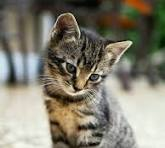
#> input picture image.jpeg, 165 x 148 px
$ jupyter execute 16.ipynb
#> lines starting #> are read from the running program, lines starting #| are printed output that depends on the picture
[cell 1]
import cv2
import numpy as np
import matplotlib.pyplot as plt

# Read image in grayscale
image = cv2.imread("image.jpeg", cv2.IMREAD_GRAYSCALE)
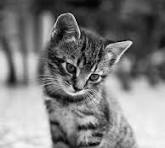
#> image: shape (148, 165); min 0, max 252, mean 126.1

# Image size
M, N = image.shape
#> M = 148; N = 165

[cell 2]
# ==========================================
# Fourier Transform
# ==========================================

F = np.fft.fft2(image)
F_shift = np.fft.fftshift(F)

[cell 3]
# ==========================================
# Create Distance Matrix
# ==========================================

u = np.arange(M)
#> u = 148 values from 0 to 147
v = np.arange(N)
#> v = 165 values from 0 to 164

U, V = np.meshgrid(v, u)

D = np.sqrt((U - N / 2) ** 2 + (V - M / 2) ** 2)

# Cutoff frequency
D0 = 50

# Butterworth order
n = 2

[cell 4]
# ==========================================
# 1. Ideal Low-Pass Filter
# ==========================================

ILPF = np.zeros((M, N))

ILPF[D <= D0] = 1


# ==========================================
# 2. Ideal High-Pass Filter
# ==========================================

IHPF = np.ones((M, N))

IHPF[D <= D0] = 0


# ==========================================
# 3. Butterworth Low-Pass Filter
# ==========================================

BLPF = 1 / (1 + (D / D0) ** (2 * n))


# ==========================================
# 4. Butterworth High-Pass Filter
# ==========================================

BHPF = 1 - BLPF


# ==========================================
# 5. Gaussian Low-Pass Filter
# ==========================================

GLPF = np.exp(-(D ** 2) / (2 * (D0 ** 2)))


# ==========================================
# 6. Gaussian High-Pass Filter
# ==========================================

GHPF = 1 - GLPF

[cell 5]
# ==========================================
# Function to Apply Filter
# ==========================================

def apply_filter(F_shift, filter_mask):

    filtered = F_shift * filter_mask

    # Shift frequency back
    filtered = np.fft.ifftshift(filtered)

    # Inverse Fourier Transform
    result = np.fft.ifft2(filtered)

    # Take magnitude
    result = np.abs(result)
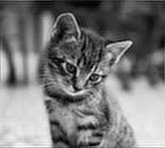
#> result: shape (148, 165) float64; min 0.305, max 262.8, mean 126.1; drawn with min black and max white

    # Normalize to 0-255
    result = cv2.normalize(
        result,
        None,
        0,
        255,
        cv2.NORM_MINMAX
    )

    return result.astype(np.uint8)

[cell 6]
# ==========================================
# Apply Low-Pass Filters
# ==========================================

ideal_low = apply_filter(F_shift, ILPF)
butterworth_low = apply_filter(F_shift, BLPF)
gaussian_low = apply_filter(F_shift, GLPF)


# ==========================================
# Apply High-Pass Filters
# ==========================================

ideal_high = apply_filter(F_shift, IHPF)
#> in apply_filter (call 4), `result = np.abs(result)`:
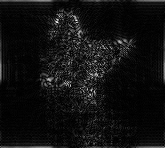
#> result: shape (148, 165) float64; min 0.0169, max 64.04, mean 4.3; drawn with min black and max white
butterworth_high = apply_filter(F_shift, BHPF)
#> in apply_filter (call 5), `result = np.abs(result)`:
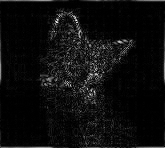
#> result: shape (148, 165) float64; min 7.52e-05, max 54.97, mean 2.9; drawn with min black and max white
gaussian_high = apply_filter(F_shift, GHPF)

[cell 7]
# ==========================================
# Display Low-Pass Results
# ==========================================

plt.figure(figsize=(12, 8))

plt.subplot(2, 2, 1)
plt.imshow(image, cmap="gray")
plt.title("Original Image")
plt.axis("off")

plt.subplot(2, 2, 2)
plt.imshow(ideal_low, cmap="gray")
plt.title("Ideal Low-Pass")
plt.axis("off")

plt.subplot(2, 2, 3)
plt.imshow(butterworth_low, cmap="gray")
plt.title("Butterworth Low-Pass")
plt.axis("off")

plt.subplot(2, 2, 4)
plt.imshow(gaussian_low, cmap="gray")
plt.title("Gaussian Low-Pass")
plt.axis("off")

plt.tight_layout()
plt.show()

[cell 8]
# ==========================================
# Display High-Pass Results
# ==========================================

plt.figure(figsize=(12, 8))

plt.subplot(2, 2, 1)
plt.imshow(image, cmap="gray")
plt.title("Original Image")
plt.axis("off")

plt.subplot(2, 2, 2)
plt.imshow(ideal_high, cmap="gray")
plt.title("Ideal High-Pass")
plt.axis("off")

plt.subplot(2, 2, 3)
plt.imshow(butterworth_high, cmap="gray")
plt.title("Butterworth High-Pass")
plt.axis("off")

plt.subplot(2, 2, 4)
plt.imshow(gaussian_high, cmap="gray")
plt.title("Gaussian High-Pass")
plt.axis("off")

plt.tight_layout()
plt.show()
